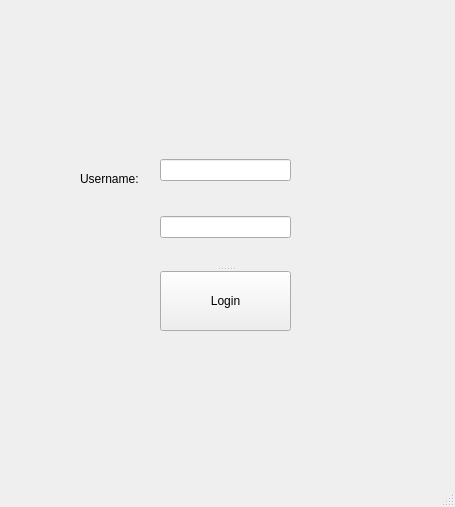
<?xml version="1.0" encoding="UTF-8"?>
<ui version="4.0">
 <class>MainWindow</class>
 <widget class="QMainWindow" name="MainWindow">
  <property name="geometry">
   <rect>
    <x>0</x>
    <y>0</y>
    <width>455</width>
    <height>507</height>
   </rect>
  </property>
  <property name="windowTitle">
   <string>MainWindow</string>
  </property>
  <widget class="QWidget" name="centralwidget">
   <widget class="QLabel" name="label">
    <property name="geometry">
     <rect>
      <x>80</x>
      <y>170</y>
      <width>66</width>
      <height>17</height>
     </rect>
    </property>
    <property name="text">
     <string>Username:</string>
    </property>
   </widget>
   <widget class="QSplitter" name="splitter">
    <property name="geometry">
     <rect>
      <x>160</x>
      <y>130</y>
      <width>131</width>
      <height>201</height>
     </rect>
    </property>
    <property name="orientation">
     <enum>Qt::Vertical</enum>
    </property>
    <widget class="QWidget" name="">
     <layout class="QVBoxLayout" name="verticalLayout">
      <item>
       <widget class="QLineEdit" name="lineEdit"/>
      </item>
      <item>
       <widget class="QLineEdit" name="lineEdit_2"/>
      </item>
     </layout>
    </widget>
    <widget class="QPushButton" name="pushButton">
     <property name="text">
      <string>Login</string>
     </property>
    </widget>
   </widget>
  </widget>
  <widget class="QMenuBar" name="menubar">
   <property name="geometry">
    <rect>
     <x>0</x>
     <y>0</y>
     <width>455</width>
     <height>25</height>
    </rect>
   </property>
  </widget>
  <widget class="QStatusBar" name="statusbar"/>
 </widget>
 <resources/>
 <connections/>
</ui>
